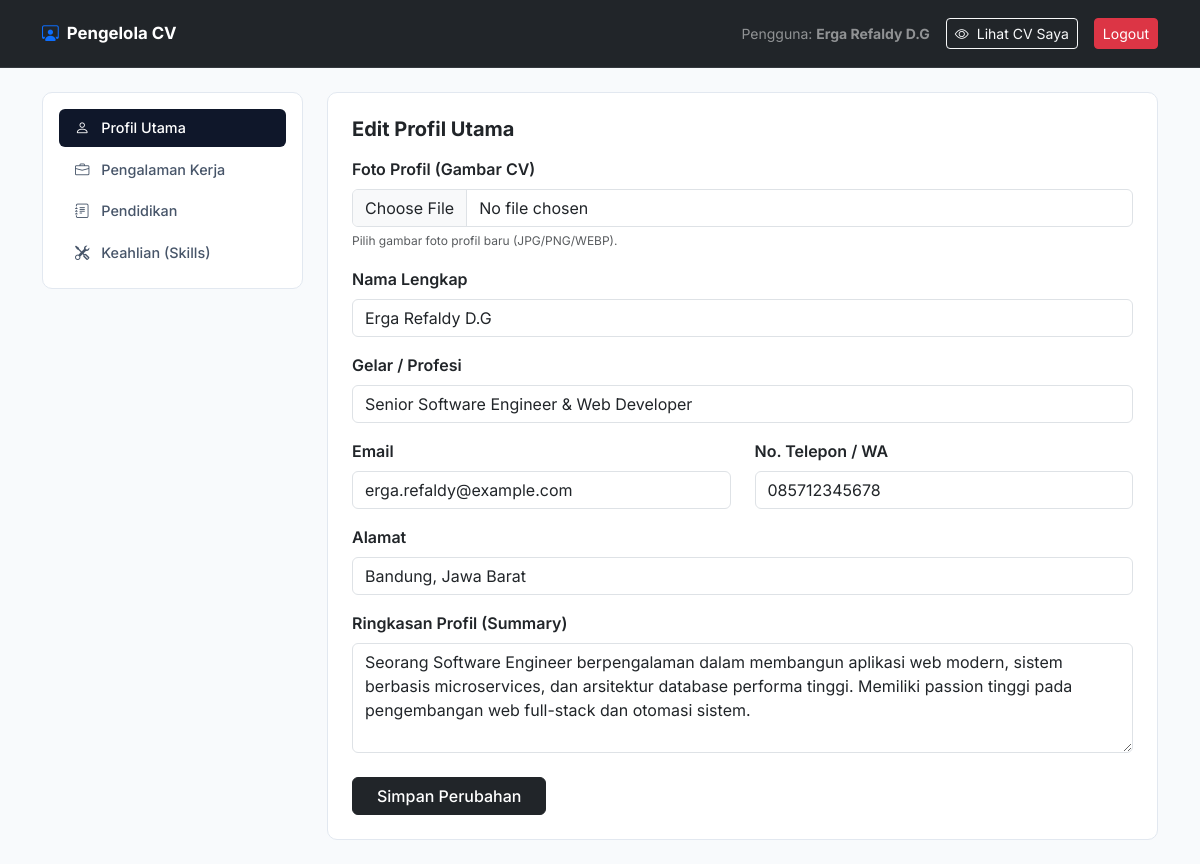
Page /user (signed in) on the committed database.
### tables this page shows
CREATE TABLE `users` (
  `id` INT AUTO_INCREMENT PRIMARY KEY,
  `username` VARCHAR(50) NOT NULL UNIQUE,
  `slug` VARCHAR(100) NOT NULL UNIQUE,
  `full_name` VARCHAR(100) NOT NULL,
  `title` VARCHAR(100) DEFAULT 'Full Stack Developer',
  `email` VARCHAR(100) NOT NULL UNIQUE,
  `phone` VARCHAR(30) DEFAULT NULL,
  `address` VARCHAR(255) DEFAULT NULL,
  `summary` TEXT DEFAULT NULL,
  `photo` VARCHAR(255) DEFAULT NULL,
  `password` VARCHAR(255) NOT NULL,
  `role` ENUM('admin', 'user') DEFAULT 'user',
  `is_default` TINYINT(1) DEFAULT 0,
  `created_at` DATETIME DEFAULT CURRENT_TIMESTAMP
);

### user/dashboard.php (the view, shortened to what this page needs)
<?php
require_once __DIR__ . '/../config/db.php';
$script_dir = rtrim(dirname($_SERVER['SCRIPT_NAME']), '/\\');
$root_dir = (basename($script_dir) === 'user') ? dirname($script_dir) : $script_dir;
$base_url = ($root_dir === '/' || $root_dir === '\\') ? '' : $root_dir;
$user_id = $_SESSION['user_id'] ?? 2;
$tab = $_GET['tab'] ?? 'profile';
$user_data = null;
if ($db) {
    $res = $db->query("SELECT * FROM users WHERE id = {$user_id}");
    if ($res) $user_data = $res->fetch_assoc();
}
?>
<!DOCTYPE html>
<html lang="id">
<head>
    <link href="https://cdn.jsdelivr.net/npm/bootstrap@5.3.3/dist/css/bootstrap.min.css" rel="stylesheet">
    <link href="https://cdn.jsdelivr.net/npm/bootstrap-icons@1.11.3/font/bootstrap-icons.min.css" rel="stylesheet">
</head>
<body class="min-vh-100">
<nav class="navbar navbar-expand-lg navbar-dark bg-dark py-3 border-bottom border-secondary border-opacity-25">
    <div class="container">
        <a class="navbar-brand fw-bold d-flex align-items-center gap-2" href="#" style="font-size: 1.05rem;">
            <i class="bi bi-person-workspace text-primary"></i> Pengelola CV
        </a>
        <div class="d-flex align-items-center gap-3">
            <span class="text-white-50 small">Pengguna: <strong><?= htmlspecialchars($user_data['full_name'] ?? 'User') ?></strong></span>
            <a href="<?= htmlspecialchars($base_url ?: '/') ?>/<?= htmlspecialchars($user_data['slug'] ?? '') ?>" target="_blank" class="btn btn-outline-light btn-sm">
                <i class="bi bi-eye me-1"></i> Lihat CV Saya
            </a>
            <a href="../logout.php" class="btn btn-danger btn-sm">Logout</a>
        </div>
    </div>
</nav>
<div class="container py-4">
    <div class="row g-4">
        <div class="col-md-3">
            <div class="card card-custom p-3">
                <div class="nav flex-column nav-pills gap-1">
                    <a href="dashboard.php?tab=profile" class="nav-link <?= $tab === 'profile' ? 'active' : '' ?>">
                        <i class="bi bi-person me-2"></i> Profil Utama
                    </a>
                    <a href="dashboard.php?tab=experiences" class="nav-link <?= $tab === 'experiences' ? 'active' : '' ?>">
                        <i class="bi bi-briefcase me-2"></i> Pengalaman Kerja
                    </a>
                    <a href="dashboard.php?tab=education" class="nav-link <?= $tab === 'education' ? 'active' : '' ?>">
                        <i class="bi bi-journal-text me-2"></i> Pendidikan
                    </a>
                    <a href="dashboard.php?tab=skills" class="nav-link <?= $tab === 'skills' ? 'active' : '' ?>">
                        <i class="bi bi-tools me-2"></i> Keahlian (Skills)
                    </a>
                </div>
            </div>
        </div>
        <div class="col-md-9">
            <?php if ($tab === 'profile'): ?>
                <div class="card card-custom p-4">
                    <h5 class="fw-bold mb-3">Edit Profil Utama</h5>
                    <form method="POST" action="" enctype="multipart/form-data">
                        <div class="mb-3">
                            <label class="form-label fw-semibold">Foto Profil (Gambar CV)</label>
                            <input type="file" class="form-control" name="photo" accept="image/*">
                            <small class="text-muted" style="font-size: 0.75rem;">Pilih gambar foto profil baru (JPG/PNG/WEBP).</small>
                        </div>
                        <div class="mb-3">
                            <label class="form-label fw-semibold">Nama Lengkap</label>
                            <input type="text" class="form-control" name="full_name" required value="<?= htmlspecialchars($user_data['full_name'] ?? '') ?>" placeholder="Masukkan nama lengkap Anda">
                        </div>
                        <div class="mb-3">
                            <label class="form-label fw-semibold">Gelar / Profesi</label>
                            <input type="text" class="form-control" name="title" value="<?= htmlspecialchars($user_data['title'] ?? '') ?>" placeholder="Masukkan profesi / job title Anda">
                        </div>
                        <div class="row mb-3">
                            <div class="col-md-6">
                                <label class="form-label fw-semibold">Email</label>
                                <input type="email" class="form-control" name="email" required value="<?= htmlspecialchars($user_data['email'] ?? '') ?>" placeholder="Masukkan email Anda">
                            </div>
                            <div class="col-md-6">
                                <label class="form-label fw-semibold">No. Telepon / WA</label>
                                <input type="text" class="form-control" name="phone" value="<?= htmlspecialchars($user_data['phone'] ?? '') ?>" placeholder="Masukkan nomor telepon Anda">
                            </div>
                        </div>
                        <div class="mb-3">
                            <label class="form-label fw-semibold">Alamat</label>
                            <input type="text" class="form-control" name="address" value="<?= htmlspecialchars($user_data['address'] ?? '') ?>" placeholder="Masukkan kota / alamat Anda">
                        </div>
                        <div class="mb-4">
                            <label class="form-label fw-semibold">Ringkasan Profil (Summary)</label>
                            <textarea class="form-control" name="summary" rows="4" placeholder="Tuliskan ringkasan profil Anda..."><?= htmlspecialchars($user_data['summary'] ?? '') ?></textarea>
                        </div>
                        <button type="submit" class="btn btn-dark fw-medium px-4">Simpan Perubahan</button>
                    </form>
                </div>
            <?php endif; ?>
        </div>
    </div>
</div>
</body>
</html>

### user/dashboard.php (style rules this page uses)
body { font-family: 'Inter', sans-serif; background-color: #f8fafc; color: #0f172a; }
.card-custom { background: #ffffff; border: 1px solid #e2e8f0; border-radius: 10px; }
.nav-pills .nav-link { font-size: 0.9rem; font-weight: 500; color: #475569; border-radius: 6px; }
.nav-pills .nav-link.active { background-color: #0f172a; color: #ffffff; }

### rows in the picture
users: full_name "Erga Refaldy D.G", title "Senior Software Engineer & Web Developer", email "erga.refaldy@example.com", phone "085712345678", address "Bandung, Jawa Barat", summary "Seorang Software Engineer berpengalaman dalam membangun aplikasi web modern, sistem berbasis microservices, dan arsitektur database performa tinggi. Memiliki passion tinggi pada pengembangan web full-stack dan otomasi sistem."
